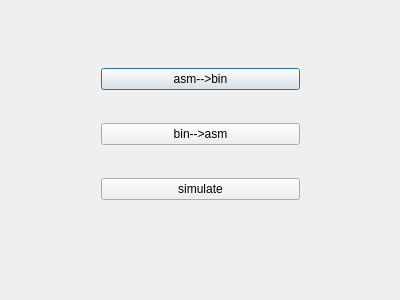
<?xml version="1.0" encoding="UTF-8"?>
<ui version="4.0">
 <class>StartDialog</class>
 <widget class="QDialog" name="StartDialog">
  <property name="geometry">
   <rect>
    <x>0</x>
    <y>0</y>
    <width>400</width>
    <height>300</height>
   </rect>
  </property>
  <property name="windowTitle">
   <string>StartDialog</string>
  </property>
  <widget class="QWidget" name="">
   <property name="geometry">
    <rect>
     <x>90</x>
     <y>30</y>
     <width>221</width>
     <height>211</height>
    </rect>
   </property>
   <layout class="QVBoxLayout" name="verticalLayout">
    <item>
     <widget class="QPushButton" name="btn_aTobfile">
      <property name="text">
       <string>asm--&gt;bin</string>
      </property>
     </widget>
    </item>
    <item>
     <widget class="QPushButton" name="btn_bToafile">
      <property name="text">
       <string>bin--&gt;asm</string>
      </property>
     </widget>
    </item>
    <item>
     <widget class="QPushButton" name="btn_simulate">
      <property name="text">
       <string>simulate</string>
      </property>
     </widget>
    </item>
   </layout>
  </widget>
 </widget>
 <layoutdefault spacing="6" margin="11"/>
 <resources/>
 <connections/>
</ui>
